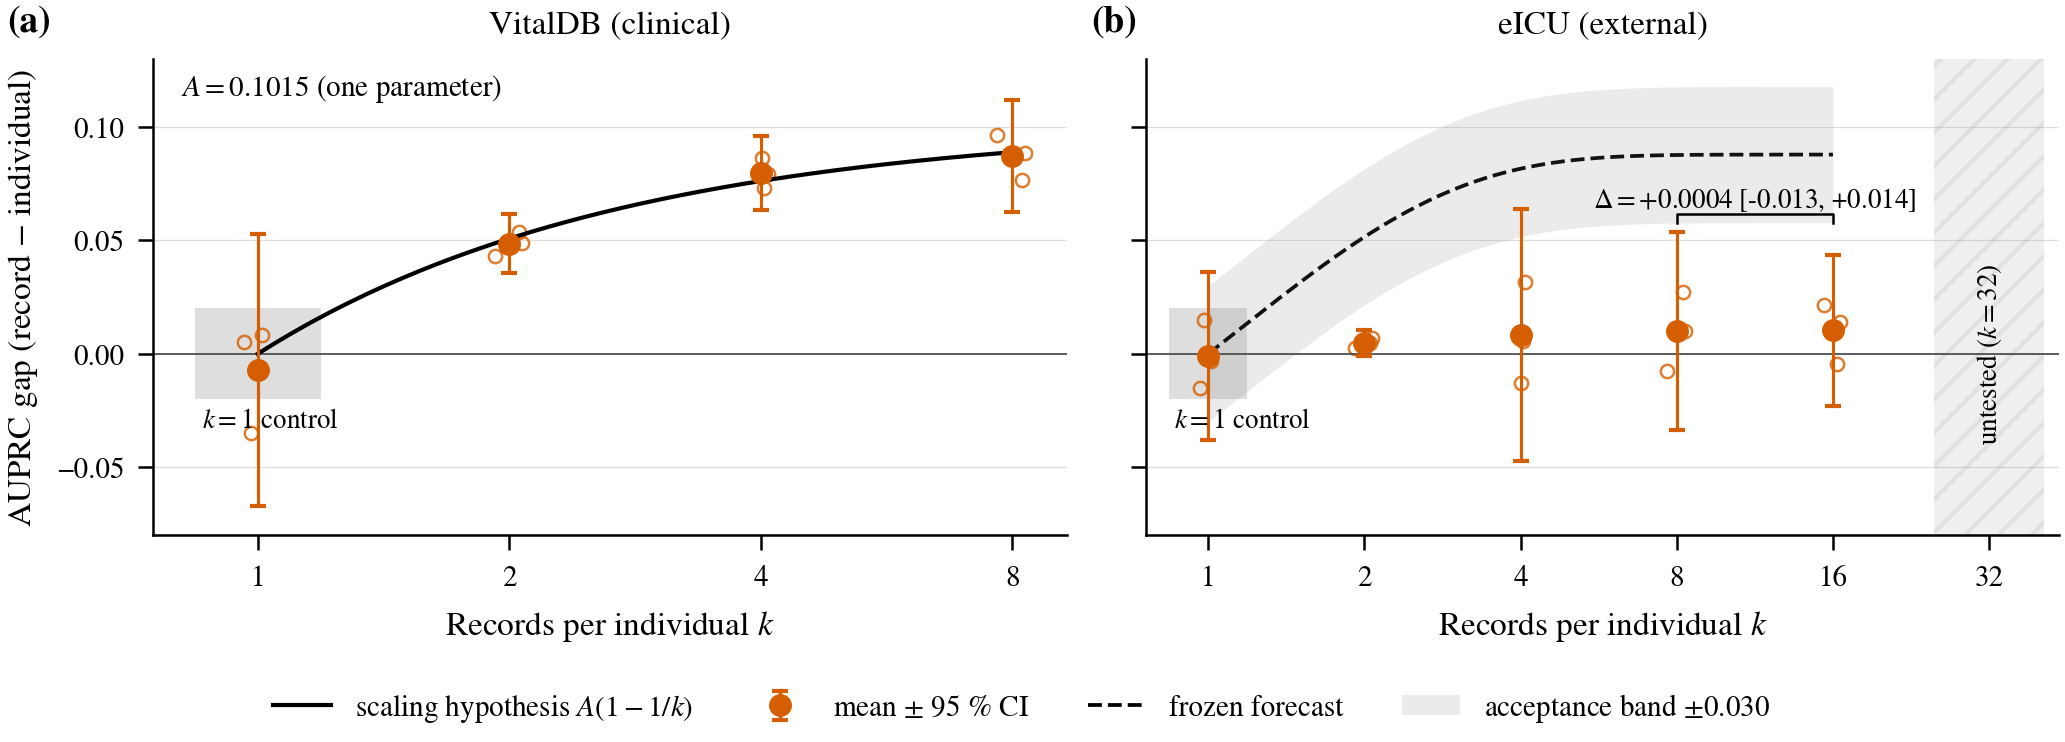

The script that drew this image:
"""fig03_klaw.py — Fig. 3: cost of the individual-level guarantee against records
per individual k, VitalDB with its fitted law and eICU against the frozen
forecast (paper/figs.md, Fig. 3).

Gap = AUPRC(record arm) - AUPRC(individual arm), paired by (k, seed).
The law gap(k) = A(1 - exp(-b(k-1))) is read from the frozen forecast in
document/01_planning/PREREGISTRATION_EICU.md, not refitted: panel (b) tests
the curve registered before eICU existed, and refitting the unrounded VitalDB
means gives a slightly different b (0.882 vs the registered 0.8827).
"""
import csv
import json
import re
from collections import defaultdict
import numpy as np
from _figstyle import plt, RES, DOUBLE, C, tci, panel, ygrid, save

PREREG = RES.parents[1] / "document" / "01_planning" / "PREREGISTRATION_EICU.md"

BAND = 0.030          # pre-registered acceptance band around the forecast
CTRL_TOL = 0.020      # k = 1 control tolerance


def gaps(ds):
    path = RES / "phase5" / "k_scaling" / ds / f"k_scaling_{ds}.csv"
    by = defaultdict(dict)
    for r in csv.DictReader(open(path)):
        by[(int(r["k"]), int(r["seed"]))][r["arm"]] = float(r["auprc"])
    out = defaultdict(list)
    for (k, sd), arms in sorted(by.items()):
        if {"sample", "patient"} <= arms.keys():
            out[k].append(arms["sample"] - arms["patient"])
    return dict(sorted(out.items()))


def frozen_law():
    """(A, b) of the registered forecast, from its ``A = ...`` / ``b = ...`` lines."""
    txt = PREREG.read_text()
    get = lambda name: float(re.search(rf"^{name} = ([0-9.]+)", txt, re.M).group(1))
    return get("A"), get("b")


def law(k, A, b):
    return A * (1 - np.exp(-b * (np.asarray(k, float) - 1)))


def draw(ax, g, curve, dashed, show_curve=True):
    ks = list(g)
    rng = np.random.default_rng(0)
    for k in ks:
        x = np.log2(k) + rng.uniform(-0.06, 0.06, len(g[k]))
        ax.plot(x, g[k], "o", mfc="none", mec=C["indiv"], mew=0.6, ms=3.2,
                alpha=0.8, zorder=2)
    m = [tci(g[k]) for k in ks]
    ax.errorbar(np.log2(ks), [a for a, _ in m], yerr=[h for _, h in m],
                fmt="o", color=C["indiv"], ms=4.5, elinewidth=0.75, zorder=3,
                label="mean $\\pm$ 95 % CI")
    kk = np.linspace(1, max(ks), 200)
    if show_curve:
        ax.plot(np.log2(kk), law(kk, *curve), ls="--" if dashed else "-",
                color=C["ref"], lw=0.9, zorder=1,
                label="frozen forecast" if dashed else "fitted law")
    if dashed:
        ax.fill_between(np.log2(kk), law(kk, *curve) - BAND,
                        law(kk, *curve) + BAND, color=C["ctrl"], alpha=0.15,
                        lw=0, label="acceptance band $\\pm$0.030")
    ax.add_patch(plt.Rectangle((-0.25, -CTRL_TOL), 0.5, 2 * CTRL_TOL,
                               color=C["ctrl"], alpha=0.25, lw=0, zorder=0))
    ax.text(-0.22, -CTRL_TOL - 0.004, "$k=1$ control", ha="left", va="top",
            fontsize=6.5)
    ax.axhline(0, color="#444444", lw=0.4)
    ax.set_xticks(np.log2(ks), [str(k) for k in ks])
    ax.set_xlabel("Records per individual $k$")
    ygrid(ax)


def main():
    gv, ge = gaps("vitaldb"), gaps("eicu")
    A, b = frozen_law()
    print(f"frozen A={A:.4f} b={b:.4f}")

    fig, axs = plt.subplots(1, 2, figsize=(DOUBLE, 2.6), sharey=True)
    draw(axs[0], gv, (A, b), dashed=False, show_curve=False)
    # Proposition 2: one-parameter A(1 - 1/k), fitted on the post-fix grid
    th = json.load(open(RES / "phase5" / "k_scaling" / "klaw_theory_check.json"))
    Av = th["vitaldb"]["inv_k"]["A"]
    kk = np.linspace(1, 8, 200)
    axs[0].plot(np.log2(kk), Av * (1 - 1 / kk), color="k", lw=1.0,
                label="scaling hypothesis $A(1-1/k)$")
    draw(axs[1], ge, (A, b), dashed=True)
    axs[0].set_ylabel("AUPRC gap (record $-$ individual)")
    axs[0].set_ylim(-0.08, 0.13)
    axs[0].text(0.03, 0.97, f"$A={Av:.4f}$ (one parameter)", transform=axs[0].transAxes,
                va="top", fontsize=7)

    ks = list(ge)
    if 8 in ge and 16 in ge:
        d = [b16 - b8 for b8, b16 in zip(ge[8], ge[16])]
        m, h = tci(d)
        x8, x16 = np.log2(8), np.log2(16)
        y = max(np.mean(ge[k]) + tci(ge[k])[1] for k in (8, 16)) + 0.008
        axs[1].plot([x8, x8, x16, x16], [y - 0.004, y, y, y - 0.004], color="k", lw=0.6)
        axs[1].text((x8 + x16) / 2, y + 0.003,
                    f"$\\Delta={m:+.4f}$ [{m-h:+.3f}, {m+h:+.3f}]",
                    ha="center", fontsize=6.5)
    xk = np.log2(32)
    axs[1].axvspan(xk - 0.35, xk + 0.35, color=C["ctrl"], alpha=0.12, hatch="///",
                   lw=0)
    axs[1].text(xk, 0.0, "untested ($k=32$)", ha="center", va="center",
                fontsize=6.5, rotation=90)
    axs[1].set_xlim(-0.4, xk + 0.45)
    axs[1].set_xticks(np.log2(ks + [32]), [str(k) for k in ks] + ["32"])
    h0, l0 = axs[0].get_legend_handles_labels()
    h1, l1 = axs[1].get_legend_handles_labels()
    seen = dict(zip(l0 + l1, h0 + h1))
    fig.legend(seen.values(), seen.keys(), loc="lower center", ncol=4,
               bbox_to_anchor=(0.5, -0.01))
    panel(axs[0], "a"); panel(axs[1], "b", x=-0.06)
    axs[0].set_title("VitalDB (clinical)", fontsize=8)
    axs[1].set_title("eICU (external)", fontsize=8)
    fig.tight_layout(w_pad=1.0, rect=(0, 0.07, 1, 1))
    save(fig, "fig03_klaw")


if __name__ == "__main__":
    main()
